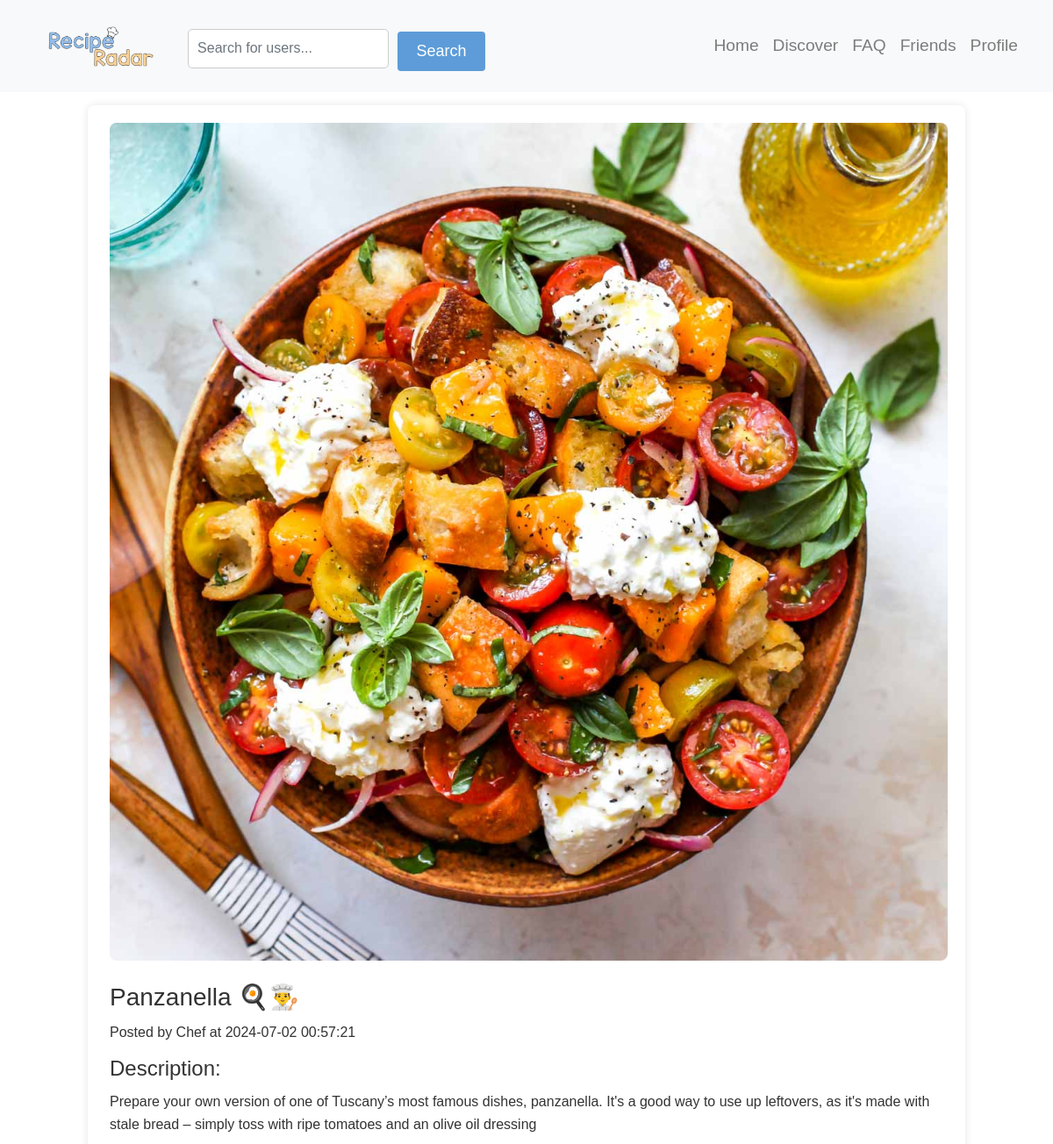
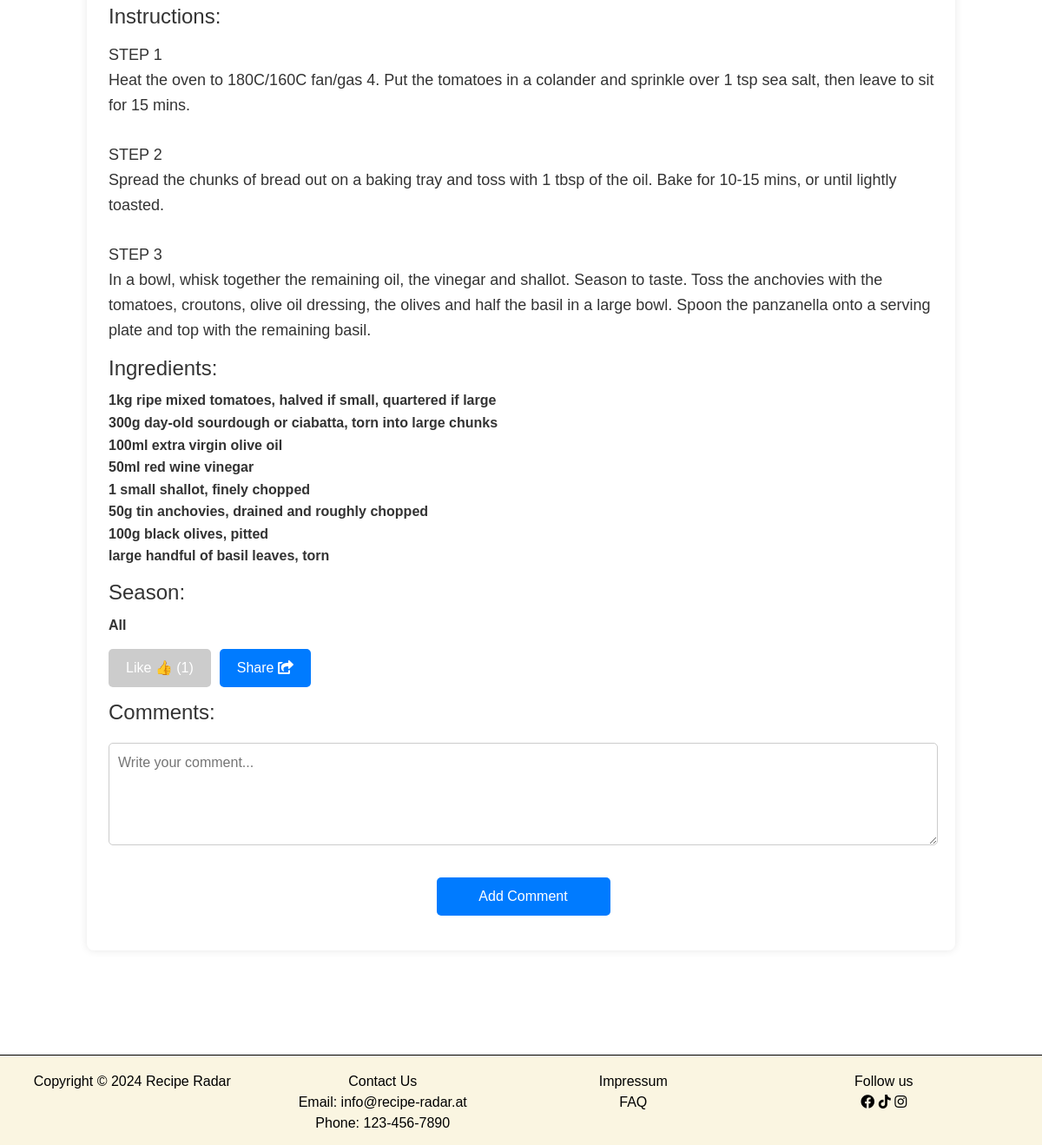
/recipe_detail.php?postID=40 (signed in), run on the app's committed database (2 pictures, top to bottom).
### tables this page shows
CREATE TABLE `posts` (
  `postID` int(20) NOT NULL,
  `authorID` int(20) NOT NULL,
  `category` varchar(60) NOT NULL,
  `title` varchar(255) NOT NULL,
  `content` text DEFAULT NULL,
  `instructions` text DEFAULT NULL,
  `season` varchar(50) NOT NULL DEFAULT 'All Seasons',
  `ingredients` text DEFAULT NULL,
  `picPath` varchar(50) DEFAULT NULL,
  `postDate` timestamp NULL DEFAULT current_timestamp()
);

CREATE TABLE `users` (
  `userID` int(20) NOT NULL,
  `type` text NOT NULL DEFAULT 'normal',
  `salutation` varchar(50) DEFAULT NULL,
  `firstName` varchar(50) NOT NULL,
  `middleName` varchar(50) DEFAULT NULL,
  `lastName` varchar(50) NOT NULL,
  `userName` varchar(30) NOT NULL,
  `email` varchar(100) NOT NULL,
  `password` varchar(255) NOT NULL,
  `birthDate` date NOT NULL,
  `profilePicture` varchar(255) DEFAULT NULL
);

### recipe_detail.php (the view, shortened to what this page needs)
<?php
include('config/db_connect.php');
?>
<!DOCTYPE html>
<html>
<head>
    <?php include('components/head.php'); ?>
</head>
<body>
    <?php include('components/navigation.php'); ?>
    <main>
        <div class="profile-row">
            <div class="container">
                <section>
                    <?php
                    if (isset($_GET['postID'])) {
                        $postID = $_GET['postID'];
                        $sql = "SELECT posts.*, users.firstname,
                                (SELECT COUNT(*) FROM likes WHERE likes.postID = posts.postID) as likeCount,
                                (SELECT COUNT(*) FROM likes WHERE likes.postID = posts.postID AND likes.userID = {$_SESSION['currentSession']['userID']}) as userLiked
                                FROM posts
                                INNER JOIN users ON posts.authorID = users.userID
                                WHERE postID = $postID";
                        $result = $conn->query($sql);
                        if ($result->num_rows > 0) {
                            $row = $result->fetch_assoc();
                            $title = $row["title"];
                            $authorFirstName = $row["firstname"];
                            $postDate = $row["postDate"];
                            $content = $row["content"];
                            $ingredients = nl2br($row["ingredients"]);
                            $instructions = nl2br($row["instructions"]);
                            $picPath = str_replace('../', '', $row["picPath"]);
                            $season = $row["season"];
                            $likeCount = $row["likeCount"];
                            $userLiked = $row["userLiked"];
                            echo '<div class="recipe-detail">';
                            if (!empty($picPath)) {
                                echo '<img src="' . $picPath . '" class="recipe-image" alt="Recipe Picture">';
                            }
                            echo '<h2>' . $title . '</h2>';
                            echo '<p>Posted by ' . $authorFirstName . ' at ' . $postDate . '</p>';
                            echo '<h3>Description:</h3>';
                            echo '<p>' . $content . '</p>';
                            echo '<h3>Instructions:</h3>';
                            echo '<p class="instructions">' . $instructions . '</p>';
                            echo '<h3>Ingredients:</h3>';
                            echo '<p class="ingredients">' . $ingredients . '</p>';
                            echo '<h3>Season:</h3>';
                            echo '<p class="season">' . $season . '</p>';
                            echo '<button id="like-button" class="like-button ' . ($userLiked ? 'liked' : '') . '">Like ' . ($userLiked ? '👍' : '👍') . ' (' . $likeCount . ')</button>';
                            echo '<button id="share-button" class="share-button">Share ';
                            echo '<i class="fas fa-share-square"></i>';
                            echo '</button>';
                            echo '<div id="comments-section">';
                            echo '<h3>Comments:</h3>';
                            if (isset($_SESSION['currentSession']['userName'])) {
                                echo '<form id="comment-form">';
                                echo '<textarea id="comment-content" name="content" rows="4" placeholder="Write your comment..." required></textarea><br>';
                                echo '<button type="submit" class="delete-button">Add Comment</button>';
                                echo '</form>';
                            } else {
                                echo '<p><a href="login.php">Log in</a> to add comments.</p>';
                            }
                            echo '</div>';
                            echo '</div>';
                        } else {
                            echo "Recipe not found.";
                        }
                    } else {
                        echo "PostID parameter not provided.";
                    }
                    ?>
                </section>
            </div>
        </div>
        <?php include('components/footer.php'); ?>
    </main>
</body>
</html>

### resources/css/style.css (style rules this page uses)
body { margin: 0; padding: 0; }
.container { max-width: 1000px; margin: 0 auto; padding: 20px; background-color: #fff; border-radius: 5px; box-shadow: 0 2px 5px rgba(0, 0, 0, 0.1); }
form { margin-top: 20px; }
input[type="text"], textarea { width: 100%; padding: 10px; margin-bottom: 15px; border: 1px solid #ccc; border-radius: 5px; box-sizing: border-box; }
body { margin: 0; font-family: 'Segoe UI', Tahoma, Geneva, Verdana, sans-serif; background-color: white; height: 100vh; }

### resources/css/recipe_detail.css (style rules this page uses)
body { background-image: url('../../pictures/bg-2.jpeg'); background-size: cover; font-family: Arial, sans-serif; color: #333; margin: 0; padding: 0; }
.profile-row { max-width: 1400px; margin: 120px auto; padding: 0 20px; }
.container { margin: 10px auto; background-color: #fff; border-radius: 8px; box-shadow: 0 0 10px rgba(0, 0, 0, 0.1); padding: 20px; }
.recipe-detail { margin-bottom: 20px; }
.recipe-image { max-width: 100%; height: auto; border-radius: 8px; margin-bottom: 10px; display: block; margin-left: auto; margin-right: auto; }
.recipe-detail h2 { font-size: 28px; margin-bottom: 10px; margin-top: 25px; color: #333; }
.recipe-detail h3 { font-size: 24px; margin-bottom: 10px; margin-top: 15px; color: #333; }
.recipe-detail p { font-size: 16px; line-height: 1.6; color: #333; margin-bottom: 15px; }
.recipe-detail p.ingredients { font-weight: 600; }
.recipe-detail p.instructions { font-size: 18px; margin-top: 15px; }
.recipe-detail p.season { font-weight: 600; }
.delete-button { display: block; width: 100%; max-width: 200px; margin: 20px auto; padding: 10px 20px; background-color: #ff0000; color: #fff; border: none; border-radius: 5px; font-size: 16px; cursor: pointer; text-align: center; }
.like-button { display: inline-block; padding: 10px 20px; background-color: #ccc; color: #fff; border: none; border-radius: 5px; font-size: 16px; cursor: pointer; }

### recipe_detail.php (style rules this page uses)
body { background-image: url('pictures/bg-2.jpeg'); background-size: cover; font-family: Arial, sans-serif; color: #333; margin: 0; padding: 0; }
.profile-row { max-width: 1400px; margin: 120px auto; padding: 0 20px; }
.container { margin: 10px auto; background-color: #fff; border-radius: 8px; box-shadow: 0 0 10px rgba(0, 0, 0, 0.1); padding: 20px; }
.recipe-detail { margin-left: 5px; margin-bottom: 20px; }
.recipe-image { max-width: 100%; height: auto; border-radius: 8px; margin-bottom: 10px; display: block; margin-left: auto; margin-right: auto; }
.recipe-detail h2 { font-size: 28px; margin-bottom: 10px; margin-top: 25px; color: #333; }
.recipe-detail h3 { font-size: 24px; margin-bottom: 10px; margin-top: 15px; color: #333; }
.recipe-detail p { font-size: 16px; line-height: 1.6; color: #333; }
.recipe-detail p.ingredients { font-weight: 600; color: #333; margin-bottom: 15px; }
.recipe-detail p.instructions { font-size: 18px; color: #333; margin-top: 15px; }
.recipe-detail p.season { font-weight: 600; color: #333; margin-bottom: 15px; }
.delete-button { display: block; width: 100%; max-width: 200px; margin: 20px auto; padding: 10px 20px; background-color: #ff0000; color: #fff; border: none; border-radius: 5px; font-size: 16px; cursor: pointer; }
.like-button { display: inline-block; padding: 10px 20px; background-color: #ccc; color: #fff; border: none; border-radius: 5px; font-size: 16px; cursor: pointer; }
.share-button { display: inline-block; padding: 10px 20px; background-color: #007bff; color: #fff; border: none; border-radius: 5px; font-size: 16px; cursor: pointer; margin-right: 10px; margin-left: 10px; }
#comment-content { width: 100%; padding: 10px; border: 1px solid #ccc; border-radius: 5px; margin-bottom: 10px; box-sizing: border-box; resize: vertical; }
#comment-form button { padding: 10px 20px; background-color: #007bff; color: #fff; border: none; border-radius: 5px; font-size: 16px; cursor: pointer; }

### data on the page
posts: picPath (picture), title "Panzanella 🍳👨‍🍳", authorID.firstName "Chef", postDate "2024-07-02 00:57:21", content "Prepare your own version of one of Tuscany’s most famous dishes, panzanella. It's a good way to use up leftovers, as it's made with stale bread – simply toss with ripe tomatoes and an olive oil dressing", instructions "STEP 1 Heat the oven to 180C/160C fan/gas 4. Put the tomatoes in a colander and sprinkle over 1 tsp sea salt, then leave to sit for 15 mins. STEP 2 Spread the chunks of bread out on a baking tray and toss with 1 tbsp of the oil. Bake for 10-15 mins, or until lightly toasted. STEP 3 In a bowl, whisk together the remaining oil, the vinegar and shallot. Season to taste. Toss the anchovies with the tomatoes, croutons, olive oil dressing, the olives and half the basil in a large bowl. Spoon the panzanella onto a serving plate and top with the remaining basil.", ingredients "1kg ripe mixed tomatoes, halved if small, quartered if large 300g day-old sourdough or ciabatta, torn into large chunks 100ml extra virgin olive oil 50ml red wine vinegar 1 small shallot, finely chopped 50g tin anchovies, drained and roughly chopped 100g black olives, pitted large handful of basil leaves, torn", season "All"

### other printed values
$likeCount "1"
